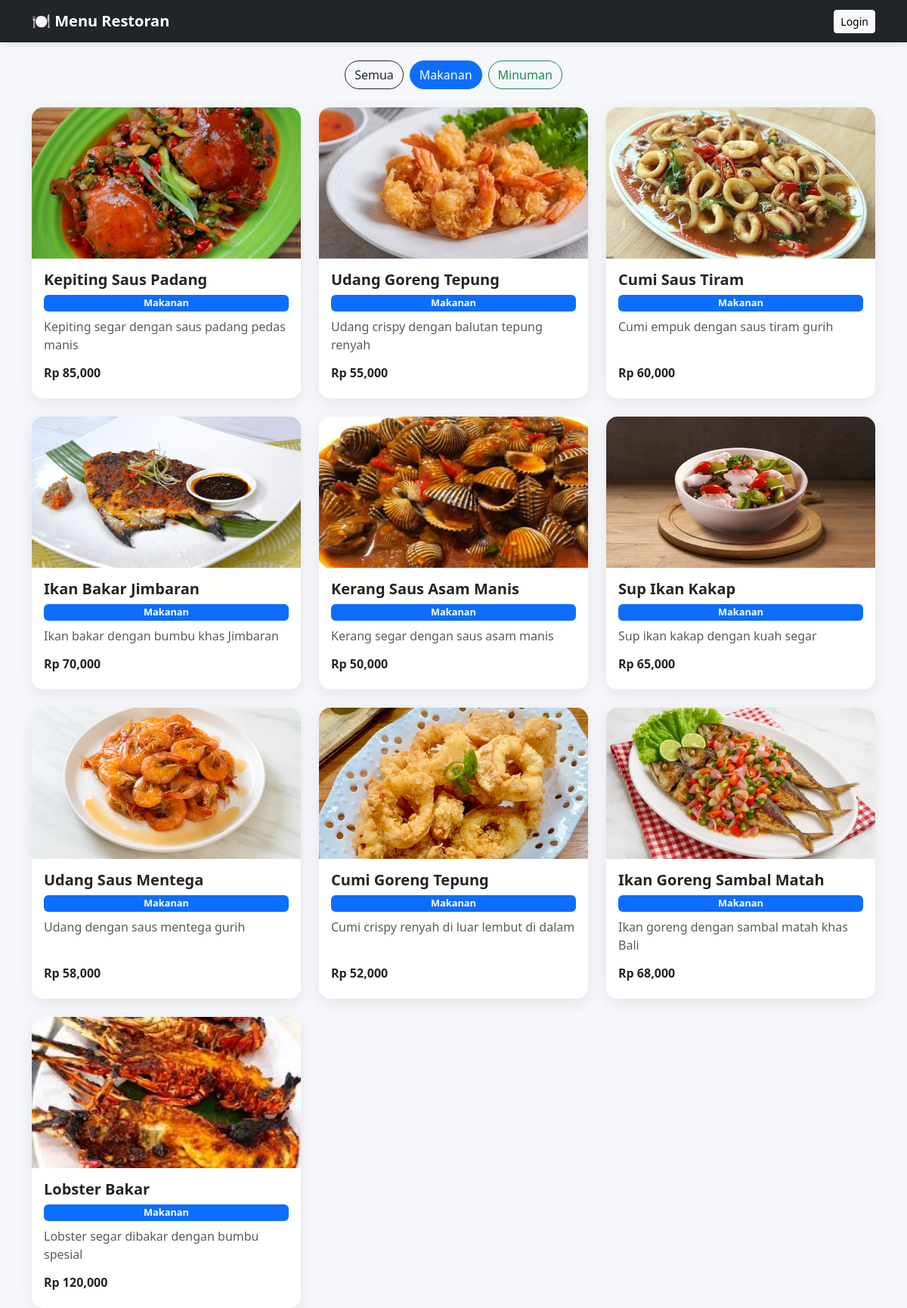
The app's page /?kategori=Makanan with its own data.
### tables this page shows
CREATE TABLE `menu` (
  `id` int(11) NOT NULL,
  `nama_menu` varchar(100) DEFAULT NULL,
  `harga` int(11) DEFAULT NULL,
  `kategori` varchar(50) DEFAULT NULL,
  `deskripsi` text DEFAULT NULL,
  `gambar` varchar(255) DEFAULT NULL
);

### index.php (the view, shortened to what this page needs)
<?php
include 'koneksi.php';
$kategori = isset($_GET['kategori']) ? $_GET['kategori'] : '';
if($kategori != ''){
    $query = mysqli_query($conn, "SELECT * FROM menu WHERE kategori='$kategori'");
} else {
    $query = mysqli_query($conn, "SELECT * FROM menu ORDER BY RAND()");
}
?>
<!DOCTYPE html>
<html>
<head>
<link href="https://cdn.jsdelivr.net/npm/bootstrap@5.3.0/dist/css/bootstrap.min.css" rel="stylesheet">
</head>
<body>
<nav class="navbar navbar-dark bg-dark">
<div class="container">
<span class="navbar-brand fw-bold">🍽️ Menu Restoran</span>
<div>
<?php if(isset($_SESSION['login'])): ?>
<a href="dashboard.php" class="btn btn-success btn-sm">Dashboard</a>
<a href="logout.php" class="btn btn-danger btn-sm">Logout</a>
<?php else: ?>
<a href="login.php" class="btn btn-light btn-sm">Login</a>
<?php endif; ?>
</div>
</div>
</nav>
<div class="container mt-4">
    <div class="d-flex justify-content-center mb-4 filter-btn">
        <a href="index.php" class="btn btn-outline-dark mx-1 <?= $kategori==''?'active':'' ?>">Semua</a>
        <a href="?kategori=Makanan" class="btn btn-outline-primary mx-1 <?= $kategori=='Makanan'?'active':'' ?>">Makanan</a>
        <a href="?kategori=Minuman" class="btn btn-outline-success mx-1 <?= $kategori=='Minuman'?'active':'' ?>">Minuman</a>
    </div>
    <div class="row g-4">
        <?php while($r=mysqli_fetch_assoc($query)){ ?>
        <div class="col-md-4">
            <div class="card h-100">
                <img src="uploads/<?= $r['gambar'] ? $r['gambar'] : 'default.jpg'; ?>" class="card-img-top">
                <div class="card-body d-flex flex-column">
                    <h5 class="fw-bold"><?= $r['nama_menu']; ?></h5>
                    <span class="badge
                        <?= $r['kategori']=='Makanan' ? 'bg-primary' : 'bg-success'; ?>">
                        <?= $r['kategori']; ?>
                    </span>
                    <p class="text-muted mt-2 flex-grow-1">
                        <?= $r['deskripsi']; ?>
                    </p>
                    <h6 class="fw-bold text-dark">
                        Rp <?= number_format($r['harga']); ?>
                    </h6>
                </div>
            </div>
        </div>
        <?php } ?>
    </div>
</div>
</body>
</html>

### index.php (style rules this page uses)
body { background-color: #f5f7fb; }
.navbar { box-shadow: 0 2px 10px rgba(0,0,0,0.1); }
.card { border: none; border-radius: 15px; overflow: hidden; transition: 0.3s; box-shadow: 0 5px 20px rgba(0,0,0,0.08); }
.card img { height: 200px; object-fit: cover; }
.badge { font-size: 0.8rem; }
.filter-btn .btn { border-radius: 20px; }

### records on screen
menu: gambar (picture), nama_menu "Kepiting Saus Padang", kategori "Makanan", deskripsi "Kepiting segar dengan saus padang pedas manis", harga "85,000"
menu: gambar (picture), nama_menu "Udang Goreng Tepung", kategori "Makanan", deskripsi "Udang crispy dengan balutan tepung renyah", harga "55,000"
menu: gambar (picture), nama_menu "Cumi Saus Tiram", kategori "Makanan", deskripsi "Cumi empuk dengan saus tiram gurih", harga "60,000"
menu: gambar (picture), nama_menu "Ikan Bakar Jimbaran", kategori "Makanan", deskripsi "Ikan bakar dengan bumbu khas Jimbaran", harga "70,000"
menu: gambar (picture), nama_menu "Kerang Saus Asam Manis", kategori "Makanan", deskripsi "Kerang segar dengan saus asam manis", harga "50,000"
menu: gambar (picture), nama_menu "Sup Ikan Kakap", kategori "Makanan", deskripsi "Sup ikan kakap dengan kuah segar", harga "65,000"
menu: gambar (picture), nama_menu "Udang Saus Mentega", kategori "Makanan", deskripsi "Udang dengan saus mentega gurih", harga "58,000"
menu: gambar (picture), nama_menu "Cumi Goreng Tepung", kategori "Makanan", deskripsi "Cumi crispy renyah di luar lembut di dalam", harga "52,000"
menu: gambar (picture), nama_menu "Ikan Goreng Sambal Matah", kategori "Makanan", deskripsi "Ikan goreng dengan sambal matah khas Bali", harga "68,000"
menu: gambar (picture), nama_menu "Lobster Bakar", kategori "Makanan", deskripsi "Lobster segar dibakar dengan bumbu spesial", harga "120,000"
